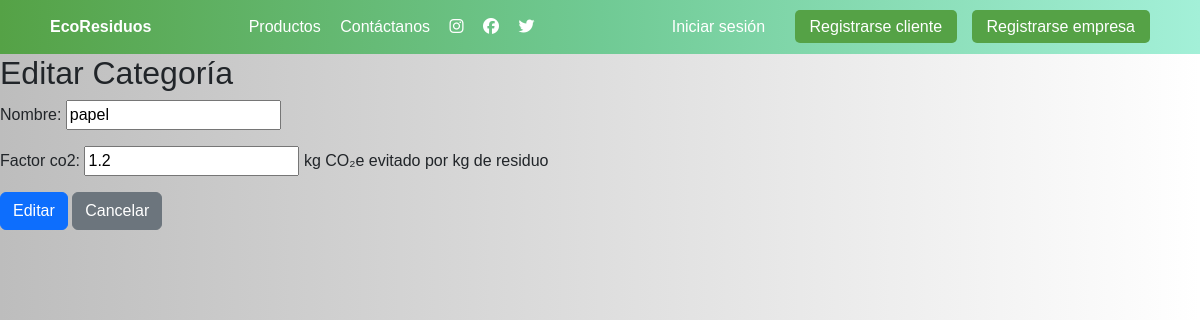
Before: /categorias/editar/1/ with the older database file.
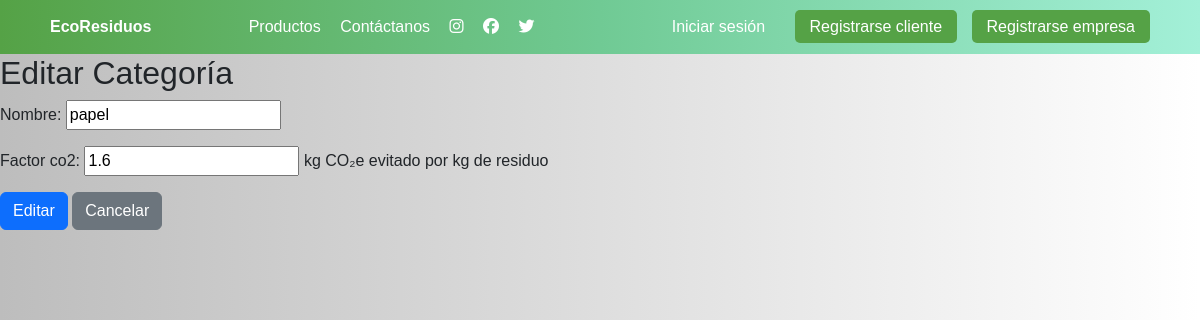
After: the same page with the newer database file.
### tareas/models.py (models this page shows, shortened)
class CategoriaResiduo(models.Model):
    nombre = models.CharField(max_length=100)
    factor_co2 = models.FloatField(help_text="kg CO₂e evitado por kg de residuo")

### tareas/views.py (the view)
# urls.py: path('categorias/editar/<int:pk>/', editar_categoria, name='editar_categoria'),
def editar_categoria(request, pk):
    categoria = get_object_or_404(CategoriaResiduo, pk=pk)
    if request.method == 'POST':
        form = CategoriaResiduoForm(request.POST, instance=categoria)
        if form.is_valid():
            form.save()
            return redirect('lista_categorias')
    else:
        form = CategoriaResiduoForm(instance=categoria)
    return render(request, 'categorias/formulario.html', {'form': form, 'accion': 'Editar'})

### tareas/forms.py
class CategoriaResiduoForm(forms.ModelForm):
    class Meta:
        model = CategoriaResiduo
        fields = ['nombre', 'factor_co2']

### tareas/templates/categorias/formulario.html (shortened to what this page needs)
{% extends "base.html" %}
{% block content %}
<h2>{{ accion }} Categoría</h2>
<form method="post">
    {{ form.as_p }}
    <button type="submit" class="btn btn-primary">{{ accion }}</button>
    <a href="{% url 'lista_categorias' %}" class="btn btn-secondary">Cancelar</a>
</form>
{% endblock %}

Changed rows visible on the page:
changed CategoriaResiduo "papel": factor_co2 "1.2" → "1.6"
